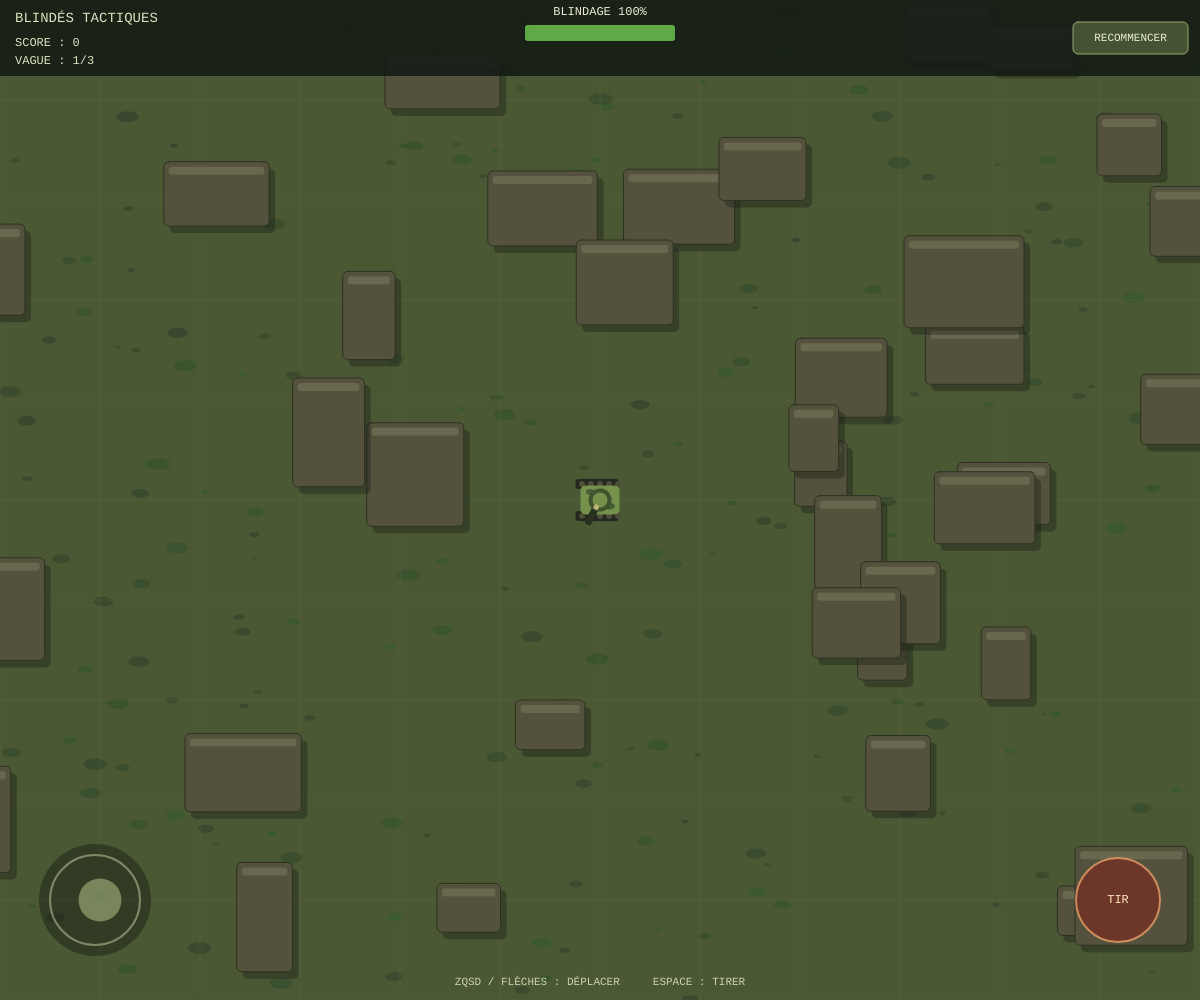
Frame 1 (no input)
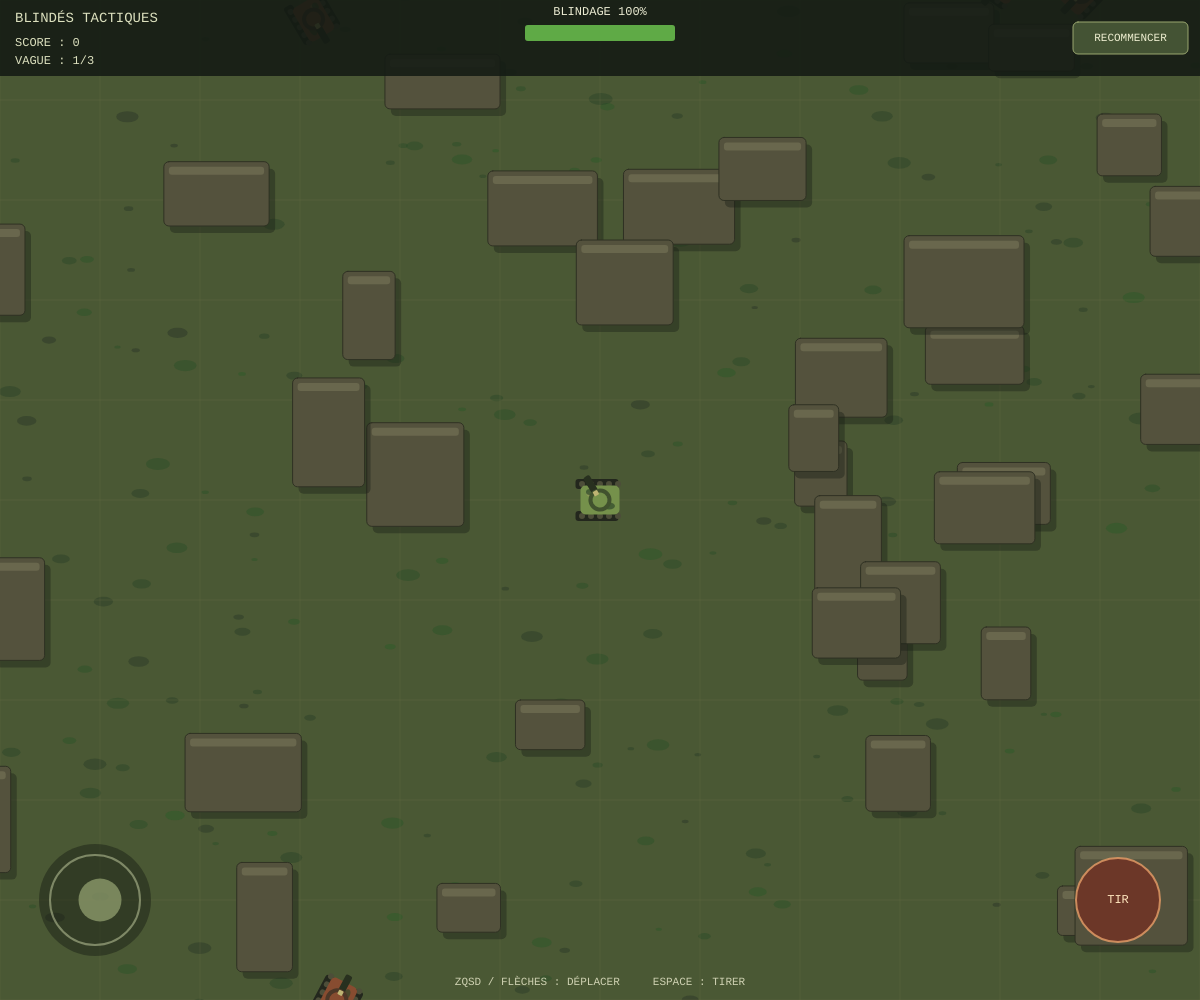
Frame 60 (no input)
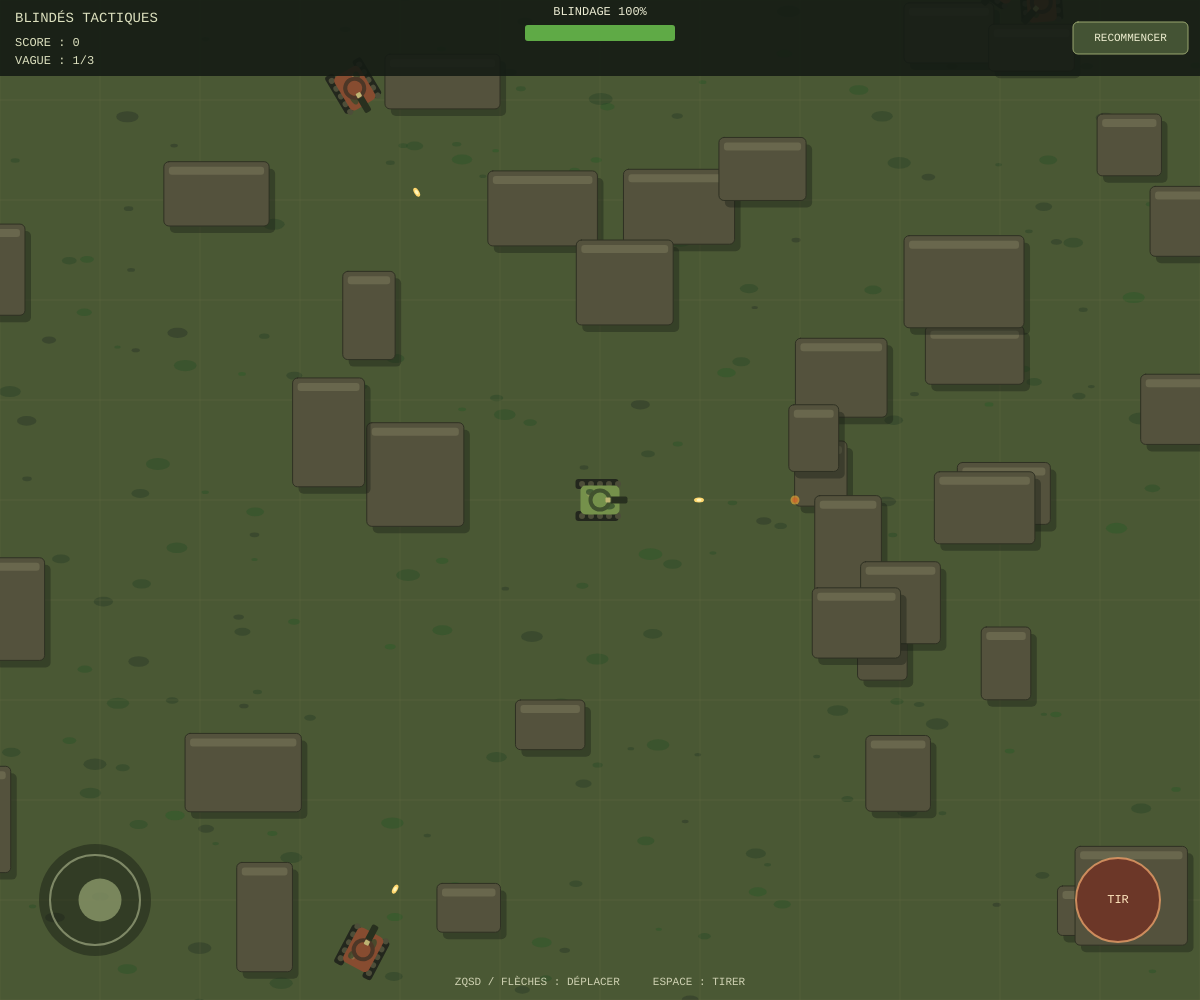
Frame 120 (the mouse pressed at the canvas centre since frame 60)

The p5.js sketch that drew these frames (run headless with seeded random() and noise() and a simulated clock; from frame 60 on, the mouse is pressed at the canvas centre):

// p5.js sketch
// ── sketch.js

let player;
let enemies = [];
let bullets = [];
let obstacles = [];
let explosions = [];
let decorations = [];

let worldW = 1800;
let worldH = 1200;
let cameraX = 0;
let cameraY = 0;

let score = 0;
let wave = 1;
let maxWaves = 3;
let gameOver = false;
let victory = false;

let lastShot = 0;
let canvasElement;

let joystick = {
  active: false,
  dx: 0,
  dy: 0,
  baseX: 100,
  baseY: 0,
  knobX: 100,
  knobY: 0,
  radius: 55
};

let fireButton = {
  x: 0,
  y: 0,
  radius: 42
};

function setup() {
  canvasElement = createCanvas(windowWidth, windowHeight);
  canvasElement.elt.setAttribute("tabindex", "0");
  canvasElement.elt.style.outline = "none";

  angleMode(RADIANS);
  textFont("monospace");

  createWorld();
  startGame();
  updateTouchControls();
}

function createWorld() {
  obstacles = [];
  decorations = [];

  // Obstacles répartis dans le monde
  for (let i = 0; i < 45; i++) {
    let w = random(45, 120);
    let h = random(45, 110);
    let x = random(100, worldW - w - 100);
    let y = random(100, worldH - h - 100);

    if (dist(x, y, worldW / 2, worldH / 2) > 180) {
      obstacles.push({ x, y, w, h });
    }
  }

  // Végétation et détails du terrain
  for (let i = 0; i < 350; i++) {
    decorations.push({
      x: random(worldW),
      y: random(worldH),
      size: random(3, 12),
      shade: random(45, 95)
    });
  }
}

function startGame() {
  player = {
    x: worldW / 2,
    y: worldH / 2,
    angle: 0,
    turretAngle: 0,
    speed: 2.7,
    health: 100,
    radius: 22,
    cooldown: 0
  };

  enemies = [];
  bullets = [];
  explosions = [];

  score = 0;
  wave = 1;
  gameOver = false;
  victory = false;

  spawnWave();
}

function spawnWave() {
  let count = 3 + wave * 2;

  for (let i = 0; i < count; i++) {
    let x, y;
    let attempts = 0;

    do {
      let side = floor(random(4));

      if (side === 0) {
        x = random(worldW);
        y = 50;
      } else if (side === 1) {
        x = worldW - 50;
        y = random(worldH);
      } else if (side === 2) {
        x = random(worldW);
        y = worldH - 50;
      } else {
        x = 50;
        y = random(worldH);
      }

      attempts++;
    } while (
      dist(x, y, player.x, player.y) < 350 &&
      attempts < 20
    );

    enemies.push({
      x,
      y,
      angle: random(TWO_PI),
      turretAngle: 0,
      speed: random(0.8, 1.25) + wave * 0.12,
      health: 2 + floor(wave / 2),
      radius: 21,
      cooldown: random(30, 100),
      turnDirection: random([-1, 1])
    });
  }
}

function draw() {
  background(65, 78, 48);

  if (!gameOver && !victory) {
    updatePlayer();
    updateEnemies();
    updateBullets();
    updateExplosions();
    checkWaveProgress();
  } else {
    updateExplosions();
  }

  updateCamera();

  push();
  translate(-cameraX, -cameraY);

  drawWorld();
  drawObstacles();

  for (let enemy of enemies) {
    drawTank(enemy, color(135, 76, 48), color(76, 55, 39));
  }

  drawTank(player, color(117, 145, 75), color(65, 82, 46));

  for (let bullet of bullets) {
    drawBullet(bullet);
  }

  for (let explosion of explosions) {
    drawExplosion(explosion);
  }

  pop();

  drawHUD();
  drawTouchControls();

  if (gameOver) {
    drawEndScreen("MISSION ÉCHOUÉE", "Appuie sur RECOMMENCER");
  }

  if (victory) {
    drawEndScreen("VICTOIRE !", "Toutes les vagues sont terminées");
  }
}

function drawWorld() {
  noStroke();
  fill(74, 88, 52);
  rect(0, 0, worldW, worldH);

  // Zones irrégulières de camouflage
  for (let i = 0; i < decorations.length; i++) {
    let d = decorations[i];
    fill(35, d.shade, 37, 100);
    ellipse(d.x, d.y, d.size * 2, d.size);
  }

  // Limites du champ de bataille
  noFill();
  stroke(37, 46, 29);
  strokeWeight(14);
  rect(0, 0, worldW, worldH);
  strokeWeight(1);

  // Repères discrets au sol
  stroke(110, 115, 72, 65);
  for (let x = 100; x < worldW; x += 100) {
    line(x, 0, x, worldH);
  }
  for (let y = 100; y < worldH; y += 100) {
    line(0, y, worldW, y);
  }
  noStroke();
}

function drawObstacles() {
  for (let o of obstacles) {
    // Ombre
    fill(25, 30, 22, 100);
    rect(o.x + 6, o.y + 7, o.w, o.h, 5);

    // Obstacles
    fill(84, 82, 61);
    rect(o.x, o.y, o.w, o.h, 5);

    fill(105, 103, 77);
    rect(o.x + 5, o.y + 5, o.w - 10, 8, 3);

    stroke(47, 49, 35);
    noFill();
    rect(o.x, o.y, o.w, o.h, 5);
    noStroke();
  }
}

function drawTank(tank, bodyColor, turretColor) {
  push();
  translate(tank.x, tank.y);

  // Chenilles
  rotate(tank.angle);
  rectMode(CENTER);

  noStroke();
  fill(35, 39, 29);
  rect(-3, -16, 43, 10, 3);
  rect(-3, 16, 43, 10, 3);

  // Roues
  fill(77, 78, 57);
  for (let i = -18; i <= 18; i += 9) {
    ellipse(i, -16, 6, 6);
    ellipse(i, 16, 6, 6);
  }

  // Châssis
  fill(bodyColor);
  rect(0, 0, 39, 29, 5);

  fill(165, 158, 102, 100);
  rect(-4, -6, 19, 5, 2);

  // Camouflage
  fill(48, 72, 42, 180);
  ellipse(9, 6, 12, 7);
  ellipse(-10, -8, 8, 6);

  // Tourelle et canon
  rotate(-tank.angle + tank.turretAngle);
  fill(40, 48, 31);
  rect(12, 0, 31, 7, 2);

  fill(turretColor);
  ellipse(0, 0, 23, 23);

  fill(bodyColor);
  ellipse(0, 0, 15, 15);

  // Petit repère avant
  fill(190, 180, 115);
  rect(8, 0, 5, 5, 1);

  rectMode(CORNER);
  pop();
}

function drawBullet(b) {
  push();
  translate(b.x, b.y);
  rotate(b.angle);

  noStroke();
  fill(255, 215, 110);
  ellipse(0, 0, 10, 5);

  fill(255, 245, 185);
  ellipse(0, 0, 5, 3);
  pop();
}

function drawExplosion(e) {
  noStroke();

  let alpha = map(e.life, 0, e.maxLife, 0, 220);
  let size = e.size * (1 - e.life / e.maxLife) + 5;

  fill(255, 180, 55, alpha);
  ellipse(e.x, e.y, size, size);

  fill(220, 75, 35, alpha * 0.8);
  ellipse(e.x, e.y, size * 0.6, size * 0.6);
}

function drawHUD() {
  push();
  resetMatrix();

  // Fond supérieur
  noStroke();
  fill(20, 27, 20, 225);
  rect(0, 0, width, 76);

  fill(220, 224, 190);
  textAlign(LEFT, CENTER);
  textSize(14);
  text("BLINDÉS TACTIQUES", 15, 18);

  textSize(12);
  text("SCORE : " + score, 15, 43);
  text("VAGUE : " + wave + "/" + maxWaves, 15, 61);

  // Barre de santé
  let barX = width / 2 - 75;
  let barY = 25;

  fill(55, 58, 45);
  rect(barX, barY, 150, 16, 3);

  fill(player.health > 30 ? color(95, 170, 70) : color(205, 65, 45));
  rect(barX, barY, 150 * constrain(player.health / 100, 0, 1), 16, 3);

  fill(235, 235, 210);
  textAlign(CENTER, CENTER);
  text("BLINDAGE " + max(0, floor(player.health)) + "%", width / 2, 12);

  // Bouton recommencer
  let bw = 115;
  let bh = 32;
  let bx = width - bw - 12;
  let by = 22;

  fill(68, 83, 52);
  stroke(153, 166, 111);
  rect(bx, by, bw, bh, 5);
  noStroke();

  fill(240, 240, 210);
  textSize(11);
  text("RECOMMENCER", bx + bw / 2, by + bh / 2);

  if (width > 650) {
    textAlign(CENTER, BOTTOM);
    fill(235, 235, 205, 210);
    textSize(11);
    text("ZQSD / FLÈCHES : DÉPLACER     ESPACE : TIRER",
      width / 2, height - 12);
  }

  pop();
}

function drawTouchControls() {
  push();
  resetMatrix();

  // Joystick virtuel
  let baseY = height - 100;
  joystick.baseX = 95;
  joystick.baseY = baseY;

  noStroke();
  fill(20, 25, 18, 110);
  ellipse(joystick.baseX, baseY, 112, 112);

  stroke(200, 210, 165, 130);
  strokeWeight(2);
  noFill();
  ellipse(joystick.baseX, baseY, 90, 90);

  noStroke();
  fill(150, 165, 115, 180);
  ellipse(joystick.knobX, joystick.knobY, 43, 43);

  // Bouton de tir
  fireButton.x = width - 82;
  fireButton.y = height - 100;

  fill(115, 48, 35, 200);
  stroke(235, 160, 105, 200);
  strokeWeight(2);
  ellipse(fireButton.x, fireButton.y,
    fireButton.radius * 2, fireButton.radius * 2);

  noStroke();
  fill(255, 230, 190);
  textAlign(CENTER, CENTER);
  textSize(12);
  text("TIR", fireButton.x, fireButton.y);

  pop();
}

function drawEndScreen(titleText, subtitleText) {
  push();
  resetMatrix();

  fill(0, 0, 0, 175);
  rect(0, 0, width, height);

  textAlign(CENTER, CENTER);
  fill(230, 225, 190);
  textSize(min(34, width * 0.09));
  text(titleText, width / 2, height / 2 - 30);

  textSize(14);
  text(subtitleText, width / 2, height / 2 + 15);

  fill(180, 195, 130);
  textSize(12);
  text("Clique sur RECOMMENCER pour rejouer",
    width / 2, height / 2 + 45);

  pop();
}

function updatePlayer() {
  if (gameOver || victory) return;

  let dx = 0;
  let dy = 0;

  // Clavier AZERTY : ZQSD
  if (keyIsDown(90) || keyIsDown(UP_ARROW)) dy--;
  if (keyIsDown(83) || keyIsDown(DOWN_ARROW)) dy++;
  if (keyIsDown(81) || keyIsDown(LEFT_ARROW)) dx--;
  if (keyIsDown(68) || keyIsDown(RIGHT_ARROW)) dx++;

  // Compatibilité avec certains claviers QWERTY
  if (keyIsDown(87) && !keyIsDown(90)) dy--;

  // Joystick tactile
  if (joystick.active) {
    dx = joystick.dx;
    dy = joystick.dy;
  }

  // Normaliser la direction pour éviter d'aller plus vite en diagonale
  if (dx !== 0 || dy !== 0) {
    let magnitude = sqrt(dx * dx + dy * dy);
    dx /= max(1, magnitude);
    dy /= max(1, magnitude);

    let nextX = player.x + dx * player.speed;
    let nextY = player.y + dy * player.speed;

    if (!collidesWithObstacle(nextX, player.y, player.radius)) {
      player.x = constrain(nextX, player.radius, worldW - player.radius);
    }

    if (!collidesWithObstacle(player.x, nextY, player.radius)) {
      player.y = constrain(nextY, player.radius, worldH - player.radius);
    }

    player.angle = atan2(dy, dx);
  }

  // Orienter le canon vers la souris ou vers l'ennemi le plus proche
  let target = findNearestEnemy();

  if (target && (isTouchDevice() || !mouseIsPressed)) {
    player.turretAngle = atan2(
      target.y - player.y,
      target.x - player.x
    );
  } else {
    let worldMouseX = mouseX + cameraX;
    let worldMouseY = mouseY + cameraY;

    player.turretAngle = atan2(
      worldMouseY - player.y,
      worldMouseX - player.x
    );
  }

  // Tir au clavier, à la souris ou avec le bouton tactile
  let screenFire = isFireButtonPressed();

  if (keyIsDown(32) || screenFire ||
      (mouseIsPressed && !joystick.active && !isRestartButtonPressed())) {
    shootPlayer();
  }
}

function updateEnemies() {
  for (let enemy of enemies) {
    let dx = player.x - enemy.x;
    let dy = player.y - enemy.y;
    let distanceToPlayer = sqrt(dx * dx + dy * dy);

    enemy.turretAngle = atan2(dy, dx);

    // Les ennemis avancent vers le joueur
    if (distanceToPlayer > 150) {
      enemy.angle = atan2(dy, dx);

      let nextX = enemy.x + cos(enemy.angle) * enemy.speed;
      let nextY = enemy.y + sin(enemy.angle) * enemy.speed;

      if (!collidesWithObstacle(nextX, enemy.y, enemy.radius)) {
        enemy.x = nextX;
      } else {
        enemy.angle += enemy.turnDirection * 0.8;
      }

      if (!collidesWithObstacle(enemy.x, nextY, enemy.radius)) {
        enemy.y = nextY;
      } else {
        enemy.angle += enemy.turnDirection * 0.8;
      }
    } else {
      enemy.angle = atan2(dy, dx);
    }

    enemy.cooldown--;

    if (enemy.cooldown <= 0 && distanceToPlayer < 520) {
      shootEnemy(enemy);
      enemy.cooldown = random(65, 110) / (1 + wave * 0.15);
    }
  }

  // Collision entre chars ennemis et joueur
  for (let enemy of enemies) {
    if (dist(enemy.x, enemy.y, player.x, player.y) <
        enemy.radius + player.radius - 5) {
      player.health -= 0.12;
    }
  }

  if (player.health <= 0) {
    player.health = 0;
    gameOver = true;
    createExplosion(player.x, player.y, 80);
  }
}

function shootPlayer() {
  if (player.cooldown > 0) {
    player.cooldown--;
    return;
  }

  player.cooldown = 16;

  let angle = player.turretAngle;
  let x = player.x + cos(angle) * 27;
  let y = player.y + sin(angle) * 27;

  bullets.push({
    x,
    y,
    vx: cos(angle) * 8,
    vy: sin(angle) * 8,
    angle,
    owner: "player",
    life: 100,
    damage: 1
  });
}

function shootEnemy(enemy) {
  let angle = atan2(player.y - enemy.y, player.x - enemy.x);
  let x = enemy.x + cos(angle) * 25;
  let y = enemy.y + sin(angle) * 25;

  bullets.push({
    x,
    y,
    vx: cos(angle) * 4.5,
    vy: sin(angle) * 4.5,
    angle,
    owner: "enemy",
    life: 120,
    damage: 8
  });
}

function updateBullets() {
  for (let i = bullets.length - 1; i >= 0; i--) {
    let b = bullets[i];

    b.x += b.vx;
    b.y += b.vy;
    b.life--;

    let removeBullet = false;

    if (b.life <= 0 ||
        b.x < 0 || b.x > worldW ||
        b.y < 0 || b.y > worldH) {
      removeBullet = true;
    }

    for (let o of obstacles) {
      if (b.x > o.x && b.x < o.x + o.w &&
          b.y > o.y && b.y < o.y + o.h) {
        createExplosion(b.x, b.y, 12);
        removeBullet = true;
        break;
      }
    }

    if (!removeBullet && b.owner === "player") {
      for (let j = enemies.length - 1; j >= 0; j--) {
        let enemy = enemies[j];

        if (dist(b.x, b.y, enemy.x, enemy.y) <
            enemy.radius + 3) {
          enemy.health -= b.damage;
          createExplosion(b.x, b.y, 15);
          removeBullet = true;

          if (enemy.health <= 0) {
            createExplosion(enemy.x, enemy.y, 45);
            enemies.splice(j, 1);
            score += 100;
          }
          break;
        }
      }
    } else if (!removeBullet && b.owner === "enemy") {
      if (dist(b.x, b.y, player.x, player.y) <
          player.radius + 3) {
        player.health -= b.damage;
        createExplosion(b.x, b.y, 18);
        removeBullet = true;

        if (player.health <= 0) {
          player.health = 0;
          gameOver = true;
          createExplosion(player.x, player.y, 80);
        }
      }
    }

    if (removeBullet) {
      bullets.splice(i, 1);
    }
  }
}

function updateExplosions() {
  for (let i = explosions.length - 1; i >= 0; i--) {
    explosions[i].life--;

    if (explosions[i].life <= 0) {
      explosions.splice(i, 1);
    }
  }
}

function createExplosion(x, y, size) {
  explosions.push({
    x,
    y,
    size,
    life: 18,
    maxLife: 18
  });
}

function checkWaveProgress() {
  if (enemies.length === 0) {
    if (wave < maxWaves) {
      wave++;
      spawnWave();
    } else {
      victory = true;
    }
  }
}

function collidesWithObstacle(x, y, radius) {
  for (let o of obstacles) {
    let closestX = constrain(x, o.x, o.x + o.w);
    let closestY = constrain(y, o.y, o.y + o.h);

    let dx = x - closestX;
    let dy = y - closestY;

    if (dx * dx + dy * dy < radius * radius) {
      return true;
    }
  }

  return false;
}

function findNearestEnemy() {
  let nearest = null;
  let nearestDistance = Infinity;

  for (let enemy of enemies) {
    let d = dist(player.x, player.y, enemy.x, enemy.y);

    if (d < nearestDistance) {
      nearestDistance = d;
      nearest = enemy;
    }
  }

  return nearest;
}

function updateCamera() {
  cameraX = constrain(
    player.x - width / 2,
    0,
    max(0, worldW - width)
  );

  cameraY = constrain(
    player.y - height / 2,
    0,
    max(0, worldH - height)
  );
}

function updateTouchControls() {
  joystick.baseY = height - 100;
  joystick.knobX = joystick.baseX;
  joystick.knobY = joystick.baseY;

  fireButton.x = width - 82;
  fireButton.y = height - 100;
}

function isTouchDevice() {
  return ("ontouchstart" in window) || width < 700;
}

function isFireButtonPressed() {
  if (!mouseIsPressed) return false;

  return dist(
    mouseX,
    mouseY,
    fireButton.x,
    fireButton.y
  ) < fireButton.radius + 10;
}

function isRestartButtonPressed() {
  return mouseX > width - 135 &&
         mouseX < width - 10 &&
         mouseY > 15 &&
         mouseY < 65;
}

function mousePressed() {
  if (canvasElement && canvasElement.elt) {
    canvasElement.elt.focus();
  }

  // Bouton recommencer
  if (isRestartButtonPressed()) {
    startGame();
    return false;
  }

  // Joystick tactile : zone gauche en bas de l'écran
  if (mouseY > height - 190 && mouseX < width * 0.42) {
    joystick.active = true;
    updateJoystick(mouseX, mouseY);
    return false;
  }

  // Le bouton de tir est géré pendant l'appui
  return false;
}

function mouseDragged() {
  if (joystick.active) {
    updateJoystick(mouseX, mouseY);
    return false;
  }
}

function mouseReleased() {
  joystick.active = false;
  joystick.dx = 0;
  joystick.dy = 0;
  joystick.knobX = joystick.baseX;
  joystick.knobY = joystick.baseY;
  return false;
}

function updateJoystick(x, y) {
  let dx = x - joystick.baseX;
  let dy = y - joystick.baseY;

  let magnitude = sqrt(dx * dx + dy * dy);
  let maxDistance = joystick.radius;

  if (magnitude > maxDistance) {
    dx = dx / magnitude * maxDistance;
    dy = dy / magnitude * maxDistance;
  }

  joystick.knobX = joystick.baseX + dx;
  joystick.knobY = joystick.baseY + dy;

  joystick.dx = dx / maxDistance;
  joystick.dy = dy / maxDistance;

  if (abs(joystick.dx) < 0.15) joystick.dx = 0;
  if (abs(joystick.dy) < 0.15) joystick.dy = 0;
}

function keyPressed() {
  if (canvasElement && canvasElement.elt) {
    canvasElement.elt.focus();
  }

  if (key === "r" || key === "R") {
    startGame();
  }

  // Empêche la page de défiler avec les flèches et l'espace
  if (
    keyCode === UP_ARROW ||
    keyCode === DOWN_ARROW ||
    keyCode === LEFT_ARROW ||
    keyCode === RIGHT_ARROW ||
    keyCode === 32
  ) {
    return false;
  }
}

function windowResized() {
  resizeCanvas(windowWidth, windowHeight);
  updateTouchControls();
}
